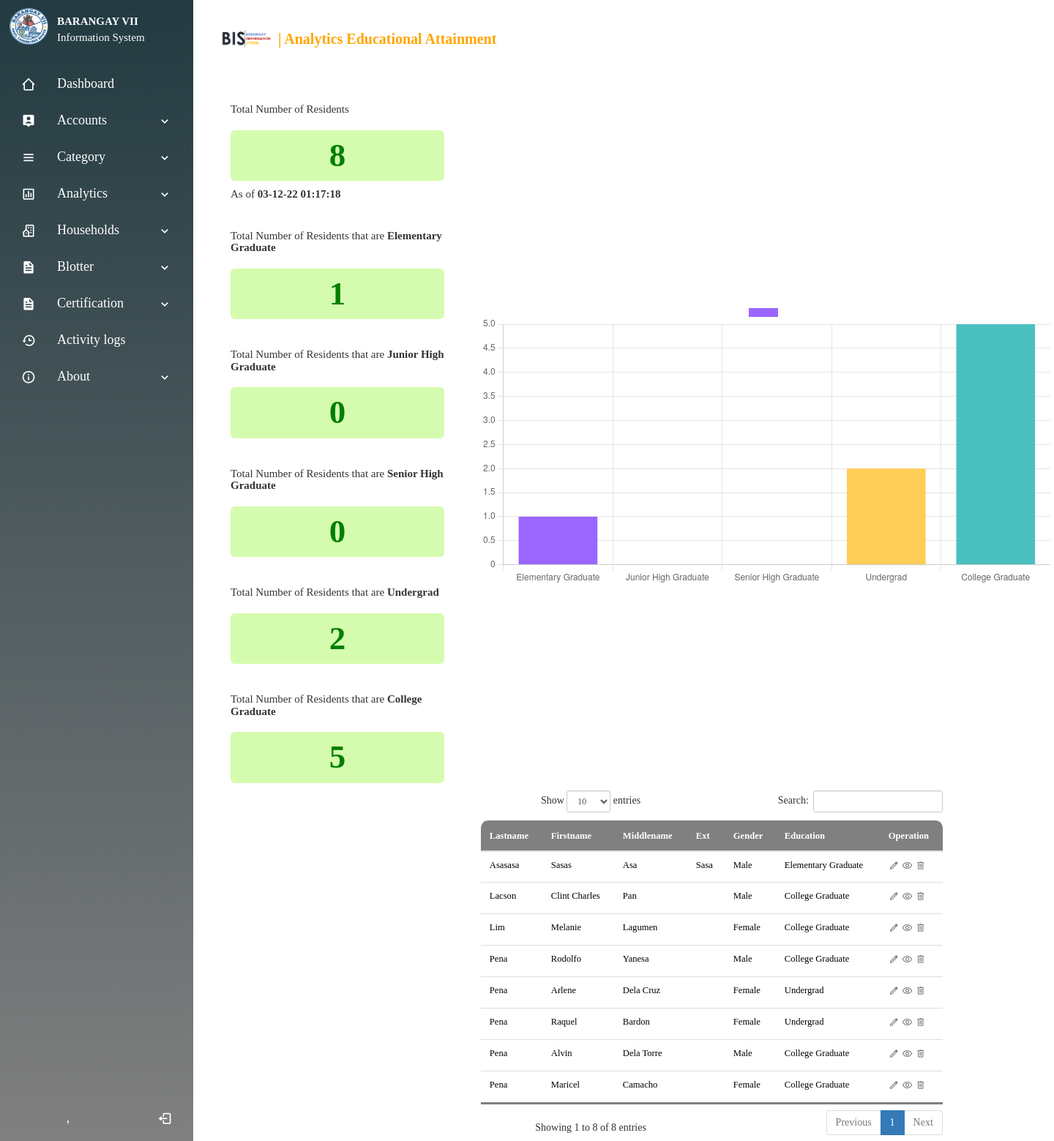
Page /educationalytics.php on the committed database.
### tables this page shows
CREATE TABLE `residents` (
  `id` int(10) NOT NULL,
  `householdid` int(15) NOT NULL,
  `purok` int(10) NOT NULL,
  `lname` varchar(50) NOT NULL,
  `fname` varchar(50) NOT NULL,
  `mname` varchar(50) NOT NULL,
  `ext` varchar(50) NOT NULL,
  `birthdate` varchar(50) NOT NULL,
  `gender` varchar(50) NOT NULL,
  `employstat` varchar(50) NOT NULL,
  `occupation` varchar(50) NOT NULL,
  `osi` varchar(50) NOT NULL,
  `salary` varchar(50) NOT NULL,
  `healthstat` varchar(50) NOT NULL,
  `maritalstatus` varchar(50) NOT NULL,
  `sss` varchar(50) NOT NULL,
  `philheath` varchar(50) NOT NULL,
  `pagibig` varchar(50) NOT NULL,
  `naid` varchar(50) NOT NULL,
  `contactno` varchar(50) NOT NULL,
  `education` varchar(50) NOT NULL,
  `role` varchar(50) NOT NULL,
  `position` varchar(50) NOT NULL
);

CREATE TABLE `education` (
  `id` int(10) NOT NULL,
  `education` varchar(50) NOT NULL
);

### educationalytics.php (the view, shortened to what this page needs)
<!DOCTYPE html>
<html lang="en">
<head>
    <link rel="stylesheet" href="css/analytics.css">
    <link rel="stylesheet" href="css/allmaster.css">
    <link rel="stylesheet" href="css/font.css">
        <link href="bootstrap/css/bootstrap.min.css" rel="stylesheet">
        <link href="bootstrap/css/dataTables.bootstrap.css" rel="stylesheet">
        <link href="bootstrap/css/dataTables.responsive.css" rel="stylesheet">
</head>
<?php
    $con = mysqli_connect("localhost","root","","bis");
    if(!$con){
        echo "Disconnected!";
    }else{
        $sql = "select * from education order by id";
        $result = mysqli_query($con,$sql);
        while($row = mysqli_fetch_array($result)){
            $purok[] = $row['education'];
            $purokid = $row['education'];
        $sqlresident = "SELECT COUNT(*) AS SUM FROM residents WHERE education='$purokid'";
        $resultresident = mysqli_query($con,$sqlresident );
        while($rowresident = mysqli_fetch_array($resultresident)){
            $total[] = $rowresident['SUM'];
        }
        }
    }
    $sqlrescount = "SELECT COUNT(*) AS SUMRES FROM residents";
    $resultrescount = mysqli_query($con,$sqlrescount);
    $rowrescount = mysqli_fetch_array($resultrescount);
    $sqlmale = "SELECT COUNT(*) AS SUMMALE FROM residents where education='Elementary Graduate'";
    $resultmale = mysqli_query($con,$sqlmale);
    $rowmale = mysqli_fetch_array($resultmale);
    $sqlfemale = "SELECT COUNT(*) AS SUMFEMALE FROM residents where education='Junior High Graduate'";
    $resultfemale = mysqli_query($con,$sqlfemale);
    $rowfemale = mysqli_fetch_array($resultfemale);
    $sqlflash = "SELECT COUNT(*) AS SUMflash FROM residents where education='Senior High Graduate'";
    $resultflash = mysqli_query($con,$sqlflash );
    $rowflash = mysqli_fetch_array($resultflash );
    $sqlnone = "SELECT COUNT(*) AS SUMnone FROM residents where education='Undergrad'";
    $resultnone = mysqli_query($con,$sqlnone);
    $rownone = mysqli_fetch_array($resultnone);
    $sqlcollege = "SELECT COUNT(*) AS SUMcollege FROM residents where education='College Graduate'";
    $resultcollege = mysqli_query($con,$sqlcollege);
    $rowcollege = mysqli_fetch_array($resultcollege);
    $date = date('d-m-y h:i:s');
?>
<body>
<?php include 'navigation.php' ?>
    <section class="home-section">
    <div class="container">
        <div class="navbar">
            <img src="css/images/SystemLogo.png" class="logo"> <h3>| Analytics Educational Attainment</h3>
                <navList>
                    <ulist id="menuList">
                    </ulist>
                </navList>
        </div>
        <div class="row">
            <div class="col-1">
                    <h4>Total Number of Residents</h4>
                    <h2><?php echo $rowrescount['SUMRES']?></h2>
                    <h4>As of <b><?php echo $date ?></b></h4>
                    <br>
                    <h4>Total Number of Residents that are <b>Elementary Graduate</b></h4>
                    <h2><?php echo $rowmale['SUMMALE']?></h2>
                    <br>
                    <h4>Total Number of Residents that are <b>Junior High Graduate</b></h4>
                    <h2><?php echo $rowfemale['SUMFEMALE']?></h2>
                    <br>
                    <h4>Total Number of Residents that are <b>Senior High Graduate</b></h4>
                    <h2><?php echo $rowflash['SUMflash']?></h2>
                    <br>
                    <h4>Total Number of Residents that are <b>Undergrad</b></h4>
                    <h2><?php echo $rownone['SUMnone']?></h2>
                    <br>
                    <h4>Total Number of Residents that are <b>College Graduate</b></h4>
                    <h2><?php echo $rowcollege['SUMcollege']?></h2>
            </div>
            <div class="col-2">
                    <canvas id="myChart"></canvas>
            </div>
        </div>
        <div class="row">
            <div class="col-2">
                <center>
                    <table width="100%" class="table" id="dataTables-example">
                    <thead>
                        <tr>
                            <th>Lastname</th>
                            <th>Firstname</th>
                            <th>Middlename</th>
                            <th>Ext</th>
                            <th>Gender</th>
                            <th>Education</th>
                            <th>Operation</th>
                        </tr>
                    </thead>
                    <tbody>
                    <?php
                        $mysqli = NEW MySQLi('localhost','root','','bis');
                        $resultresident = $mysqli->query("SELECT * FROM residents");
                            while($rowresident = mysqli_fetch_assoc($resultresident)) {
                                $electmean = $rowresident['education'];
                    ?>
                            <?php
                               $resultservices = $mysqli->query("SELECT * FROM education where education='$electmean'");
                               $rowservices  = mysqli_fetch_assoc($resultservices);
                            ?>
                                <tr>
                                    <td><?php echo $rowresident['lname']; ?></td>
                                    <td><?php echo $rowresident['fname']; ?></td>
                                    <td><?php echo $rowresident['mname']; ?></td>
                                    <td><?php echo $rowresident['ext']; ?></td>
                                    <td><?php echo $rowresident['gender']; ?></td>
                                    <td><?php echo $rowservices['education']; ?></td>
                                    <td><span class="material-symbols-outlined operation">edit</span>
                                    <a href="viewresident.php?id=<?php echo $rowresident['id']; ?>"><span class="material-symbols-outlined operation">visibility</span></a>
                                    <span class="material-symbols-outlined operation">delete</span>
                                    </td>
                                </tr>
                            <?php } ?>
                    </tbody>
                </table>
                </center>
            </div>
        </div>
    </div>
    </section>
<script>
const ctx = document.getElementById('myChart').getContext('2d');
const myChart = new Chart(ctx, {
    type: 'bar',
    data: {
        labels: <?php echo json_encode($purok) ?>,
        datasets: [{
            label: '',
            data: <?php echo json_encode($total) ?>,
            fill: true,
            backgroundColor: [
                'rgba(153, 102, 255)',
                'rgba(255, 99, 132)',
                'rgba(54, 162, 235)',
                'rgba(255, 206, 86)',
                'rgba(75, 192, 192)',
                'rgba(255, 159, 64)'
            ]
        }]
    },
    options: {
        scales: {
            y: {
                beginAtZero: true
            }
        }
    }
});
</script>
</body>
</html>

### css/analytics.css (style rules this page uses)
body { margin: 0; padding: 0; font-family: outfit; background: #ebe5e5; box-sizing: border-box; }
.container { width: 100%; min-height: 100vh; padding-left: 8%; padding-right: 8%; box-sizing: border-box; overflow:hidden; }
.navbar { width: 100%; display: flex; align-items: center; }
.navbar h3 { font-size: 20px; color:orange; font-weight: bold; margin: 10px 0 5px; text-transform: capitalize; text-align: left; margin-bottom: 15px; }
.logo { width: 100px; cursor: pointer; margin: 30px 0; }
navList { flex: 1; text-align: right; background: none; }
.row { display: flex; align-items: center; }
.col-1 { flex-basis:30%; position: relative; margin-left: 50px; margin-right: 50px; }
.col-1 h2 { font-size: 45px; color: green; background-color: rgb(213, 252, 174); font-weight: bold; border-radius: 6px; text-align: center; padding: 10px; }
.col-1 h4 { margin: 10px 0; font-size: 15px; }
.container .table { border-collapse: collapse; margin: 25px 0; font-size: 0.9em; min-width: 400px; border-radius: 10px 10px 0 0; overflow: hidden; background: #ffffff; color: black; font-family: outfit; border: none; text-transform: capitalize; }
.container .table thead tr { background: linear-gradient(135deg, grey, grey); color: #FFFF; border-top: 3px solid grey; }
.container .table th, .container .table td { padding: 10px 12px; text-transform: capitalize; }
.container .table tbody tr:last-of-type { border-bottom: 3px solid grey; }
.container .operation { color: grey; font-size: 15px; align-items: center; justify-content: center; text-align: center; margin-top: 1px; }
.col-1::after { content: ''; width: 10px; height: 100%; background: linear-gradient(to right, orange, grey); border-radius: 6px; position: absolute; left: -40px; top: 5px; visibility:hidden; }
.col-2 { position: relative; flex-basis: 80%; display: flex; align-items: center; }

### css/allmaster.css (style rules this page uses)
.container { animation: transitionIn 0.85s; }

### css/cssNav/style.css (style rules this page uses)
* { margin: 0; padding: 0; box-sizing: border-box; font-family: Outfit; }
.home-section { position: relative; height: 100vh; left: 260px; width: calc(100% - 260px); transition: all 0.5s ease; }

### rows in the picture
residents: lname "Lacson", fname "Clint Charles", mname "Pan", gender "Male", education.education "College Graduate"
residents: lname "Pena", fname "Rodolfo", mname "Yanesa", gender "Male", education.education "College Graduate"
residents: lname "Pena", fname "Arlene", mname "Dela Cruz", gender "Female", education.education "Undergrad"
residents: lname "Pena", fname "Raquel", mname "Bardon", gender "Female", education.education "Undergrad"
residents: lname "Pena", fname "Alvin", mname "Dela Torre", gender "Male", education.education "College Graduate"
residents: lname "Pena", fname "Maricel", mname "Camacho", gender "Female", education.education "College Graduate"
residents: lname "Lim", fname "Melanie", mname "Lagumen", gender "Female", education.education "College Graduate"
residents: lname "Asasasa", fname "Sasas", mname "Asa", ext "Sasa", gender "Male", education.education "Elementary Graduate"

### other values in the picture
$rowrescount['SUMRES'] "8"
$rowmale['SUMMALE'] "1"
$rowfemale['SUMFEMALE'] "0"
$rowflash['SUMflash'] "0"
$rownone['SUMnone'] "2"
$rowcollege['SUMcollege'] "5"
chart data {{ json_encode($purok) }} ["Elementary Graduate","Junior High Graduate","Senior High Graduate","Undergrad","College Graduate"]
chart data {{ json_encode($total) }} ["1","0","0","2","5"]
